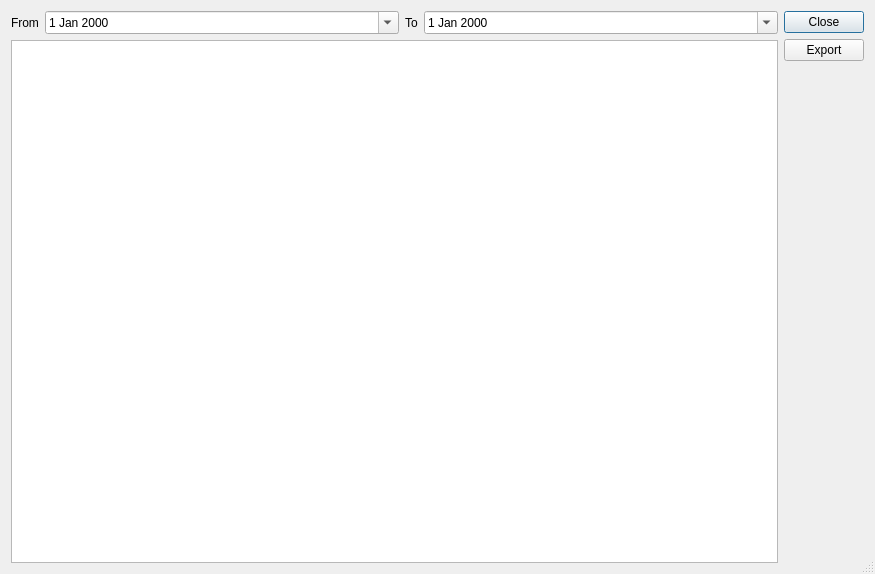
<?xml version="1.0" encoding="UTF-8"?>
<ui version="4.0">
 <class>EntryReportDialog</class>
 <widget class="QDialog" name="EntryReportDialog">
  <property name="windowModality">
   <enum>Qt::ApplicationModal</enum>
  </property>
  <property name="geometry">
   <rect>
    <x>0</x>
    <y>0</y>
    <width>875</width>
    <height>574</height>
   </rect>
  </property>
  <property name="windowTitle">
   <string>Entry Report</string>
  </property>
  <property name="sizeGripEnabled">
   <bool>true</bool>
  </property>
  <property name="modal">
   <bool>true</bool>
  </property>
  <layout class="QHBoxLayout" name="horizontalLayout_2">
   <item>
    <layout class="QVBoxLayout" name="verticalLayout_2">
     <item>
      <layout class="QHBoxLayout" name="horizontalLayout">
       <item>
        <widget class="QLabel" name="label">
         <property name="text">
          <string>From</string>
         </property>
        </widget>
       </item>
       <item>
        <widget class="QDateEdit" name="fromDate">
         <property name="sizePolicy">
          <sizepolicy hsizetype="Expanding" vsizetype="Fixed">
           <horstretch>0</horstretch>
           <verstretch>0</verstretch>
          </sizepolicy>
         </property>
         <property name="calendarPopup">
          <bool>true</bool>
         </property>
        </widget>
       </item>
       <item>
        <widget class="QLabel" name="label_2">
         <property name="text">
          <string>To</string>
         </property>
        </widget>
       </item>
       <item>
        <widget class="QDateEdit" name="toDate">
         <property name="sizePolicy">
          <sizepolicy hsizetype="Expanding" vsizetype="Fixed">
           <horstretch>0</horstretch>
           <verstretch>0</verstretch>
          </sizepolicy>
         </property>
         <property name="calendarPopup">
          <bool>true</bool>
         </property>
        </widget>
       </item>
      </layout>
     </item>
     <item>
      <widget class="QTableView" name="tableView">
       <property name="editTriggers">
        <set>QAbstractItemView::NoEditTriggers</set>
       </property>
       <property name="alternatingRowColors">
        <bool>true</bool>
       </property>
       <property name="selectionMode">
        <enum>QAbstractItemView::SingleSelection</enum>
       </property>
       <property name="selectionBehavior">
        <enum>QAbstractItemView::SelectRows</enum>
       </property>
       <property name="sortingEnabled">
        <bool>true</bool>
       </property>
       <attribute name="horizontalHeaderCascadingSectionResizes">
        <bool>true</bool>
       </attribute>
       <attribute name="horizontalHeaderDefaultSectionSize">
        <number>150</number>
       </attribute>
       <attribute name="horizontalHeaderMinimumSectionSize">
        <number>150</number>
       </attribute>
       <attribute name="horizontalHeaderStretchLastSection">
        <bool>true</bool>
       </attribute>
      </widget>
     </item>
    </layout>
   </item>
   <item>
    <layout class="QVBoxLayout" name="verticalLayout">
     <item>
      <widget class="QPushButton" name="closeButton">
       <property name="text">
        <string>Close</string>
       </property>
      </widget>
     </item>
     <item>
      <widget class="QPushButton" name="exportButton">
       <property name="text">
        <string>Export</string>
       </property>
      </widget>
     </item>
     <item>
      <spacer name="verticalSpacer">
       <property name="orientation">
        <enum>Qt::Vertical</enum>
       </property>
       <property name="sizeHint" stdset="0">
        <size>
         <width>20</width>
         <height>40</height>
        </size>
       </property>
      </spacer>
     </item>
    </layout>
   </item>
  </layout>
 </widget>
 <resources/>
 <connections>
  <connection>
   <sender>closeButton</sender>
   <signal>clicked()</signal>
   <receiver>EntryReportDialog</receiver>
   <slot>accept()</slot>
   <hints>
    <hint type="sourcelabel">
     <x>822</x>
     <y>21</y>
    </hint>
    <hint type="destinationlabel">
     <x>852</x>
     <y>80</y>
    </hint>
   </hints>
  </connection>
  <connection>
   <sender>fromDate</sender>
   <signal>dateChanged(QDate)</signal>
   <receiver>EntryReportDialog</receiver>
   <slot>fromDateChanged(QDate)</slot>
   <hints>
    <hint type="sourcelabel">
     <x>163</x>
     <y>30</y>
    </hint>
    <hint type="destinationlabel">
     <x>6</x>
     <y>51</y>
    </hint>
   </hints>
  </connection>
  <connection>
   <sender>toDate</sender>
   <signal>dateChanged(QDate)</signal>
   <receiver>EntryReportDialog</receiver>
   <slot>toDateChanged(QDate)</slot>
   <hints>
    <hint type="sourcelabel">
     <x>588</x>
     <y>21</y>
    </hint>
    <hint type="destinationlabel">
     <x>808</x>
     <y>116</y>
    </hint>
   </hints>
  </connection>
  <connection>
   <sender>exportButton</sender>
   <signal>clicked()</signal>
   <receiver>EntryReportDialog</receiver>
   <slot>onExportButtonClicked()</slot>
   <hints>
    <hint type="sourcelabel">
     <x>812</x>
     <y>52</y>
    </hint>
    <hint type="destinationlabel">
     <x>814</x>
     <y>222</y>
    </hint>
   </hints>
  </connection>
 </connections>
 <slots>
  <slot>fromDateChanged(QDate)</slot>
  <slot>toDateChanged(QDate)</slot>
  <slot>onExportButtonClicked()</slot>
 </slots>
</ui>
